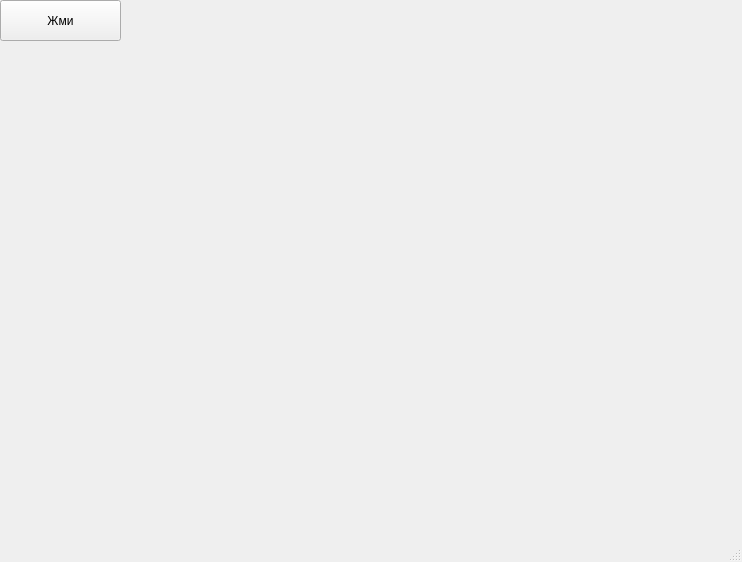
<?xml version="1.0" encoding="UTF-8"?>
<ui version="4.0">
 <class>MainWindow</class>
 <widget class="QMainWindow" name="MainWindow">
  <property name="geometry">
   <rect>
    <x>0</x>
    <y>0</y>
    <width>742</width>
    <height>562</height>
   </rect>
  </property>
  <property name="windowTitle">
   <string>circles</string>
  </property>
  <widget class="QWidget" name="centralwidget">
   <widget class="QPushButton" name="pushButton">
    <property name="geometry">
     <rect>
      <x>0</x>
      <y>0</y>
      <width>121</width>
      <height>41</height>
     </rect>
    </property>
    <property name="text">
     <string>Жми</string>
    </property>
   </widget>
  </widget>
  <widget class="QMenuBar" name="menubar">
   <property name="geometry">
    <rect>
     <x>0</x>
     <y>0</y>
     <width>742</width>
     <height>21</height>
    </rect>
   </property>
  </widget>
  <widget class="QStatusBar" name="statusbar"/>
 </widget>
 <resources/>
 <connections/>
</ui>
